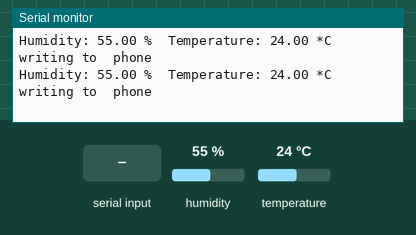
A sketch run on a simulated ESP32. On the bench: the last lines printed to the serial monitor. Inputs (shaded band) come from the test bench; at power-on: humidity 55 %, temperature 24 °C. Nothing arrives over Bluetooth unless stated.

Above: at 2.8 s.
2.9 s: "1" received over the second serial link
5.6 s: humidity set to 22 %
At 6.7 s:
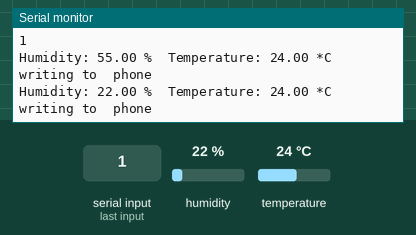
8.3 s: temperature set to 12 °C
At 10.8 s:
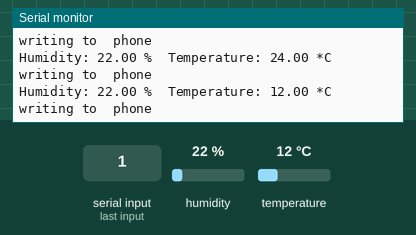
11.0 s: "0" received over the second serial link
13.7 s: humidity set to 40 %
At 15.1 s:
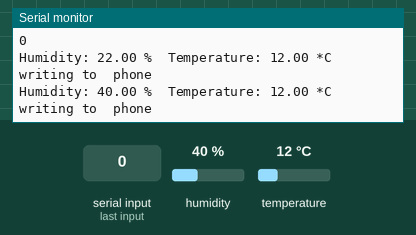
Timing chart, 0 to 16.7 s (numbered marks = the images above; inputs shaded):
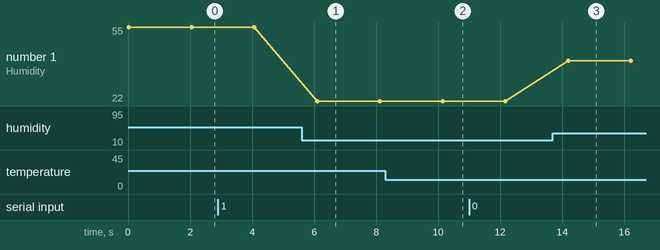

Measured:
- after the input at 5.6 s, the serial monitor: prints a new line after 0.50 s (image 1)
- after the input at 8.3 s, the serial monitor: prints a new line after 1.8 s (image 2)
- after the input at 13.7 s, the serial monitor: prints a new line after 0.49 s (image 3)
- plotted number 1: 55 → 22 after the input at 5.6 s, 22 → 40 after the input at 13.7 s

The sketch:

LED_Database.ino
```cpp
#include "DHT.h"
//here we use 14 of ESP32 to read data
#define DHTPIN 27
//our sensor is DHT11 type
#define DHTTYPE DHT11
//create an instance of DHT sensor
DHT dht(DHTPIN, DHTTYPE);
#include "BluetoothSerial.h"

BluetoothSerial SerialBT;

void setup() {
  Serial.begin(115200);

  if(!SerialBT.begin("ESP32")){
    Serial.println("An error occurred initializing Bluetooth");
  }
dht.begin();
}

void loop() {

  while(SerialBT.available()){
    Serial.write(SerialBT.read());


  }//use the functions which are supplied by library.
float h = dht.readHumidity();
// Read temperature as Celsius (the default)
float t = dht.readTemperature();
Serial.println();
// Check if any reads failed and exit early (to try again).
  if (isnan(h) || isnan(t)) {
    Serial.print("Failed to read from DHT sensor!");
    return;
    }
// print the result to Terminal
Serial.print("Humidity: ");
Serial.print(h);
Serial.print(" %\t");
Serial.print("Temperature: ");
Serial.print(t);
Serial.println(" *C ");

  SerialBT.println("humidity and temperature |");
  Serial.println("writing to  phone");
  SerialBT.println(h);
  SerialBT.println("|");
  SerialBT.println(t);


//we delay a little bit for next read
delay(2000);
}
```
